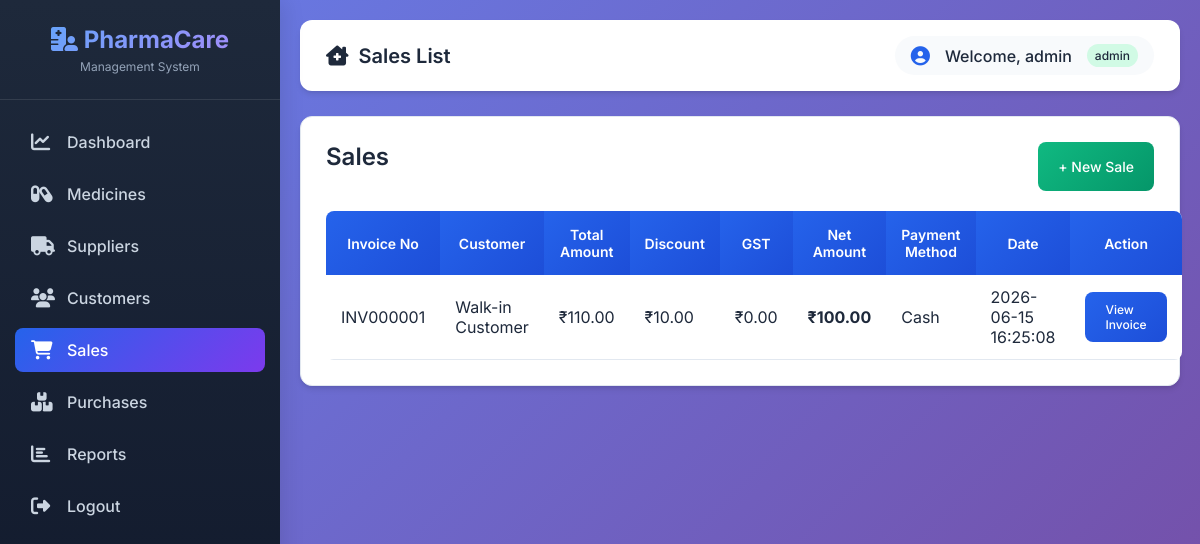
Screenshot of /sales/ (signed in) with the database file from the repository.
### tables this page shows
CREATE TABLE sales (
            id INTEGER PRIMARY KEY AUTOINCREMENT,
            invoice_no TEXT UNIQUE NOT NULL,
            customer_id INTEGER,
            total_amount REAL,
            discount REAL DEFAULT 0,
            gst REAL DEFAULT 0,
            net_amount REAL,
            payment_method TEXT,
            sale_date TIMESTAMP DEFAULT CURRENT_TIMESTAMP,
            FOREIGN KEY (customer_id) REFERENCES customers (id)
        );

### routes/sales_routes.py (the view)
@sales_bp.route('/')
def sales_list():
    if 'user_id' not in session:
        return redirect(url_for('auth_bp.login'))
    sales = SalesController.get_all_sales()
    return render_template('sales/sales_list.html', sales=sales)

### controllers/sales_controller.py (called while the page is built)
    @staticmethod
    def get_all_sales():
        return SalesModel.get_all_sales()

### database/db.py (called while the page is built)
def get_db_connection():
    conn = sqlite3.connect(DATABASE_PATH)
    conn.row_factory = sqlite3.Row
    return conn

### models/sales_model.py (called while the page is built)
    @staticmethod
    def get_all_sales():
        conn = get_db_connection()
        cursor = conn.cursor()
        cursor.execute('''
            SELECT s.*, c.name as customer_name
            FROM sales s
            LEFT JOIN customers c ON s.customer_id = c.id
            ORDER BY s.sale_date DESC
        ''')
        sales = cursor.fetchall()
        conn.close()
        return sales

### templates/sales/sales_list.html (shortened to what this page needs)
{% extends "layout/base.html" %}
{% block title %}Sales List{% endblock %}
{% block content %}
<div class="card">
    <div style="display: flex; justify-content: space-between; margin-bottom: 20px;">
        <h2>Sales</h2>
        <a href="{{ url_for('sales_bp.create_bill') }}" class="btn btn-success">+ New Sale</a>
    </div>
    <table>
        <thead>
            <tr>
                <th>Invoice No</th>
                <th>Customer</th>
                <th>Total Amount</th>
                <th>Discount</th>
                <th>GST</th>
                <th>Net Amount</th>
                <th>Payment Method</th>
                <th>Date</th>
                <th>Action</th>
            </tr>
        </thead>
        <tbody>
            {% for sale in sales %}
            <tr>
                <td>{{ sale.invoice_no }}</td>
                <td>{{ sale.customer_name or 'Walk-in Customer' }}</td>
                <td>₹{{ "%.2f"|format(sale.total_amount) }}</td>
                <td>₹{{ "%.2f"|format(sale.discount or 0) }}</td>
                <td>₹{{ "%.2f"|format(sale.gst or 0) }}</td>
                <td><strong>₹{{ "%.2f"|format(sale.net_amount) }}</strong></td>
                <td>{{ sale.payment_method or '-' }}</td>
                <td>{{ sale.sale_date }}</td>
                <td>
                    <a href="{{ url_for('sales_bp.view_invoice', sale_id=sale.id) }}" class="btn btn-primary" style="font-size: 12px;">View Invoice</a>
                </td>
            </tr>
            {% endfor %}
        </tbody>
    </table>
</div>
{% endblock %}

### templates/layout/base.html (style rules this page uses)
:root { --primary: #2563eb; --primary-dark: #1d4ed8; --secondary: #10b981; --danger: #ef4444; --warning: #f59e0b; --info: #3b82f6; --dark: #1e293b; --light: #f8fafc; --gray: #64748b; --border: #e2e8f0; --shadow-sm: 0 1px 2px 0 rgb(0 0 0 / 0.05); --shadow: 0 1px 3px 0 rgb(0 0 0 / 0.1), 0 1px 2px -1px rgb(0 0 0 / 0.1); --shadow-md: 0 4px 6px -1px rgb(0 0 0 / 0.1), 0 2px 4px -2px rgb(0 0 0 / 0.1); --shadow-lg: 0 10px 15px -3px rgb(0 0 0 / 0.1), 0 4px 6px -4px rgb(0 0 0 / 0.1); --radius: 12px; --radius-sm: 8px; }
* { margin: 0; padding: 0; box-sizing: border-box; }
body { font-family: 'Inter', sans-serif; background: linear-gradient(135deg, #667eea 0%, #764ba2 100%); min-height: 100vh; overflow-x: hidden; }
.btn { padding: 10px 20px; border: none; border-radius: var(--radius-sm); cursor: pointer; text-decoration: none; display: inline-flex; align-items: center; gap: 8px; font-weight: 500; transition: all 0.3s ease; font-size: 0.875rem; }
.btn-primary { background: linear-gradient(135deg, var(--primary), var(--primary-dark)); color: white; }
.btn-success { background: linear-gradient(135deg, #10b981, #059669); color: white; }
.card { background: white; padding: 25px; border-radius: var(--radius); box-shadow: var(--shadow-md); margin-bottom: 25px; transition: all 0.3s ease; border: 1px solid var(--border); }
.card h2, .card h3 { margin-bottom: 20px; color: var(--dark); font-weight: 600; }
table { width: 100%; background: white; border-collapse: separate; border-spacing: 0; margin-top: 20px; border-radius: var(--radius-sm); overflow: hidden; }
table th { background: linear-gradient(135deg, var(--primary), var(--primary-dark)); color: white; padding: 15px; font-weight: 600; font-size: 0.875rem; }
table td { padding: 12px 15px; border-bottom: 1px solid var(--border); color: var(--dark); }

### rows the page displays
sales: invoice_no "INV000001", customer_name "Walk-in Customer", total_amount "110.00", discount "10.00", gst "0.00", net_amount "100.00", payment_method "Cash", sale_date "2026-06-15 16:25:08"

### other values shown
{{ session.username }} "admin"
{{ session.role }} "admin"
